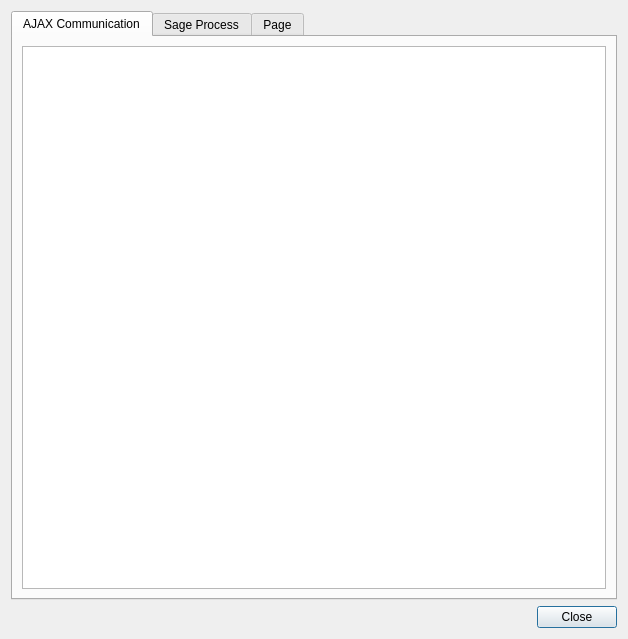
<?xml version="1.0" encoding="UTF-8"?>
<ui version="4.0">
 <class>Consoles</class>
 <widget class="QDialog" name="Consoles">
  <property name="geometry">
   <rect>
    <x>0</x>
    <y>0</y>
    <width>628</width>
    <height>639</height>
   </rect>
  </property>
  <property name="windowTitle">
   <string>Consoles</string>
  </property>
  <layout class="QHBoxLayout" name="horizontalLayout_2">
   <item>
    <layout class="QVBoxLayout" name="verticalLayout">
     <property name="sizeConstraint">
      <enum>QLayout::SetDefaultConstraint</enum>
     </property>
     <item>
      <widget class="QTabWidget" name="tabWidget">
       <property name="currentIndex">
        <number>0</number>
       </property>
       <widget class="QWidget" name="tab">
        <attribute name="title">
         <string>AJAX Communication</string>
        </attribute>
        <layout class="QHBoxLayout" name="horizontalLayout_3">
         <item>
          <widget class="QTextBrowser" name="ajax_console"/>
         </item>
        </layout>
       </widget>
       <widget class="QWidget" name="tab_2">
        <attribute name="title">
         <string>Sage Process</string>
        </attribute>
        <layout class="QHBoxLayout" name="horizontalLayout_4">
         <item>
          <widget class="QTextBrowser" name="sage_console"/>
         </item>
        </layout>
       </widget>
       <widget class="QWidget" name="tab_3">
        <attribute name="title">
         <string>Page</string>
        </attribute>
        <layout class="QHBoxLayout" name="horizontalLayout_5">
         <item>
          <widget class="QTextBrowser" name="textBrowser_3"/>
         </item>
        </layout>
       </widget>
      </widget>
     </item>
     <item>
      <layout class="QHBoxLayout" name="horizontalLayout">
       <item>
        <spacer name="horizontalSpacer">
         <property name="orientation">
          <enum>Qt::Horizontal</enum>
         </property>
         <property name="sizeHint" stdset="0">
          <size>
           <width>40</width>
           <height>20</height>
          </size>
         </property>
        </spacer>
       </item>
       <item>
        <widget class="QPushButton" name="closeButton">
         <property name="text">
          <string>Close</string>
         </property>
        </widget>
       </item>
      </layout>
     </item>
    </layout>
   </item>
  </layout>
 </widget>
 <resources/>
 <connections>
  <connection>
   <sender>closeButton</sender>
   <signal>clicked()</signal>
   <receiver>Consoles</receiver>
   <slot>close()</slot>
   <hints>
    <hint type="sourcelabel">
     <x>576</x>
     <y>609</y>
    </hint>
    <hint type="destinationlabel">
     <x>313</x>
     <y>319</y>
    </hint>
   </hints>
  </connection>
 </connections>
</ui>
